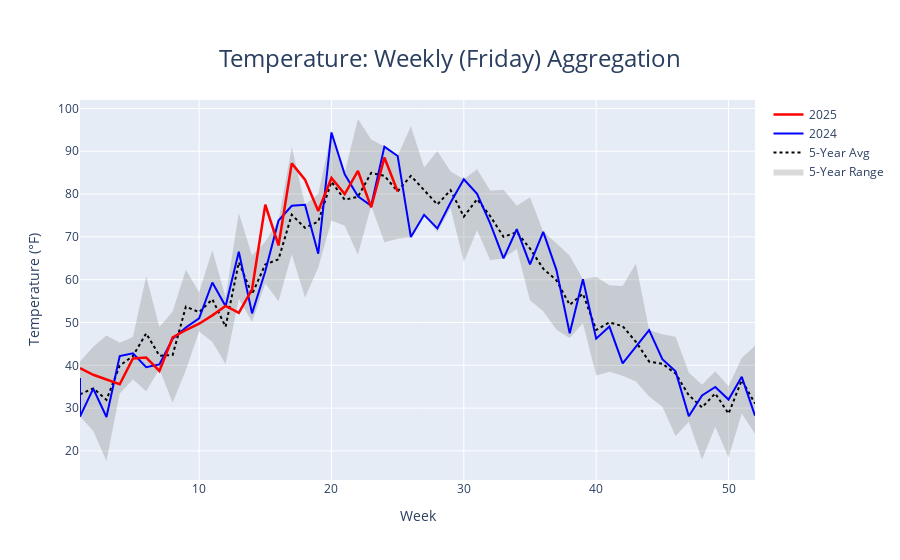

Notebook code cell kept with this figure:
### Code cell
# Weekly aggregation ending on Friday (pandas freq string)
(
    ggplot(df_temp, aes(x='date', y='temperature')) +
    geom_range(freq='W-Fri') +
    labs(title='Temperature: Weekly (Friday) Aggregation',
         x='Week', y='Temperature (°F)')
)

### Figure 1 — Plotly figure (JSON) as saved in the notebook; plotly's stock layout.template omitted (floating-point values rounded to 4 significant figures)
{"data": [{"hoverinfo": "skip", "line": {"width": 0}, "mode": "lines", "showlegend": false, "type": "scatter", "x": [1, 2, 3, 4, 5, 6, 7, 8, 9, 10, 11, 12, 13, 14, 15, 16, 17, 18, 19, 20, 21, 22, 23, 24, 25, 26, 27, 28, 29, 30, 31, 32, 33, 34, 35, 36, 37, 38, 39, 40, 41, 42, 43, 44, 45, 46, 47, 48, 49, 50, 51, 52], "xaxis": "x", "y": [28.05, 24.67, 17.65, 33.43, 36.68, 33.95, 39.13, 31.25, 38.89, 47.87, 45.43, 40.3, 55.55, 50.2, 59.11, 54.99, 65.97, 55.87, 62.84, 73.84, 72.61, 65.85, 77.26, 68.73, 69.56, 69.95, 75.15, 71.09, 76.69, 64.11, 71.56, 64.55, 64.98, 67.17, 55.22, 52.62, 48.32, 46.35, 49.8, 37.6, 38.48, 37.56, 36.23, 32.74, 30.34, 23.51, 26.84, 18.0, 25.68, 18.49, 28.76, 24.03], "yaxis": "y"}, {"customdata": [[28.05], [24.67], [17.65], [33.43], [36.68], [33.95], [39.13], [31.25], [38.89], [47.87], [45.43], [40.3], [55.55], [50.2], [59.11], [54.99], [65.97], [55.87], [62.84], [73.84], [72.61], [65.85], [77.26], [68.73], [69.56], [69.95], [75.15], [71.09], [76.69], [64.11], [71.56], [64.55], [64.98], [67.17], [55.22], [52.62], [48.32], [46.35], [49.8], [37.6], [38.48], [37.56], [36.23], [32.74], [30.34], [23.51], [26.84], [18.0], [25.68], [18.49], [28.76], [24.03]], "fill": "tonexty", "fillcolor": "rgba(128, 128, 128, 0.3)", "hovertemplate": "%{x}<br>Min: %{customdata[0]:.2f}<br>Max: %{y:.2f}<extra></extra>", "line": {"width": 0}, "mode": "lines", "name": "5-Year Range", "showlegend": true, "type": "scatter", "x": [1, 2, 3, 4, 5, 6, 7, 8, 9, 10, 11, 12, 13, 14, 15, 16, 17, 18, 19, 20, 21, 22, 23, 24, 25, 26, 27, 28, 29, 30, 31, 32, 33, 34, 35, 36, 37, 38, 39, 40, 41, 42, 43, 44, 45, 46, 47, 48, 49, 50, 51, 52], "xaxis": "x", "y": [40.88, 44.34, 46.93, 45.28, 46.64, 60.81, 48.92, 52.58, 62.33, 57.09, 66.9, 55.91, 75.56, 65.65, 68.86, 73.83, 91.0, 77.51, 80.0, 94.39, 84.95, 97.53, 92.77, 91.09, 88.9, 95.83, 86.22, 90.06, 85.26, 83.45, 85.77, 80.77, 81.01, 77.24, 79.24, 71.17, 68.53, 65.58, 60.12, 60.71, 58.72, 58.53, 63.78, 48.24, 47.28, 46.67, 38.31, 35.44, 38.62, 35.12, 41.71, 44.58], "yaxis": "y"}, {"hovertemplate": "%{x}<br>Avg: %{y:.2f}<extra></extra>", "line": {"color": "black", "dash": "dot", "width": 2}, "mode": "lines", "name": "5-Year Avg", "showlegend": true, "type": "scatter", "x": [1, 2, 3, 4, 5, 6, 7, 8, 9, 10, 11, 12, 13, 14, 15, 16, 17, 18, 19, 20, 21, 22, 23, 24, 25, 26, 27, 28, 29, 30, 31, 32, 33, 34, 35, 36, 37, 38, 39, 40, 41, 42, 43, 44, 45, 46, 47, 48, 49, 50, 51, 52], "xaxis": "x", "y": [33.2, 34.62, 31.93, 39.92, 42.17, 47.45, 42.25, 42.4, 53.7, 52.42, 55.42, 49.01, 64.05, 56.59, 63.57, 64.76, 75.17, 72.1, 73.58, 82.88, 78.68, 79.37, 84.95, 84.24, 80.64, 84.25, 80.93, 77.56, 80.91, 74.71, 78.81, 74.81, 70.03, 71.1, 67.28, 62.58, 59.83, 54.12, 56.72, 48.28, 50.01, 49.15, 45.49, 40.89, 40.37, 38.08, 33.0, 30.17, 33.43, 28.69, 36.54, 31.09], "yaxis": "y"}, {"hovertemplate": "2024<br>%{x}<br>Value: %{y:.2f}<extra></extra>", "line": {"color": "blue", "width": 2}, "mode": "lines", "name": "2024", "showlegend": true, "type": "scatter", "x": [1, 1, 2, 3, 4, 5, 6, 7, 8, 9, 10, 11, 12, 13, 14, 15, 16, 17, 18, 19, 20, 21, 22, 23, 24, 25, 26, 27, 28, 29, 30, 31, 32, 33, 34, 35, 36, 37, 38, 39, 40, 41, 42, 43, 44, 45, 46, 47, 48, 49, 50, 51, 52], "xaxis": "x", "y": [37.05, 28.05, 34.55, 27.93, 42.15, 42.8, 39.57, 40.21, 46.18, 48.83, 50.96, 59.34, 53.79, 66.51, 52.12, 61.95, 73.83, 77.28, 77.51, 66.08, 94.39, 84.61, 79.46, 77.26, 91.09, 88.9, 69.95, 75.15, 71.98, 78.04, 83.45, 80.05, 73.1, 64.98, 71.79, 63.56, 71.17, 62.25, 47.5, 60.12, 46.23, 49.05, 40.44, 44.4, 48.24, 41.41, 38.58, 28.09, 32.98, 34.94, 31.99, 37.3, 28.23], "yaxis": "y"}, {"hovertemplate": "2025<br>%{x}<br>Value: %{y:.2f}<extra></extra>", "line": {"color": "red", "width": 2.5}, "mode": "lines", "name": "2025", "showlegend": true, "type": "scatter", "x": [1, 2, 3, 4, 5, 6, 7, 8, 9, 10, 11, 12, 13, 14, 15, 16, 17, 18, 19, 20, 21, 22, 23, 24, 25], "xaxis": "x", "y": [39.32, 37.79, 36.68, 35.57, 41.61, 41.81, 38.69, 46.51, 48.25, 49.72, 51.67, 53.88, 52.24, 57.76, 77.5, 68.0, 87.17, 83.37, 76.04, 83.75, 80.01, 85.39, 76.93, 88.53, 80.62], "yaxis": "y"}], "layout": {"legend": {"x": 1.02, "xanchor": "left", "y": 1, "yanchor": "top"}, "showlegend": true, "title": {"font": {"size": 24}, "text": "Temperature: Weekly (Friday) Aggregation", "x": 0.5, "xanchor": "center", "yanchor": "top"}, "xaxis": {"anchor": "y", "domain": [0, 1], "title": {"text": "Week"}}, "yaxis": {"anchor": "x", "domain": [0, 1], "title": {"text": "Temperature (°F)"}}}}
